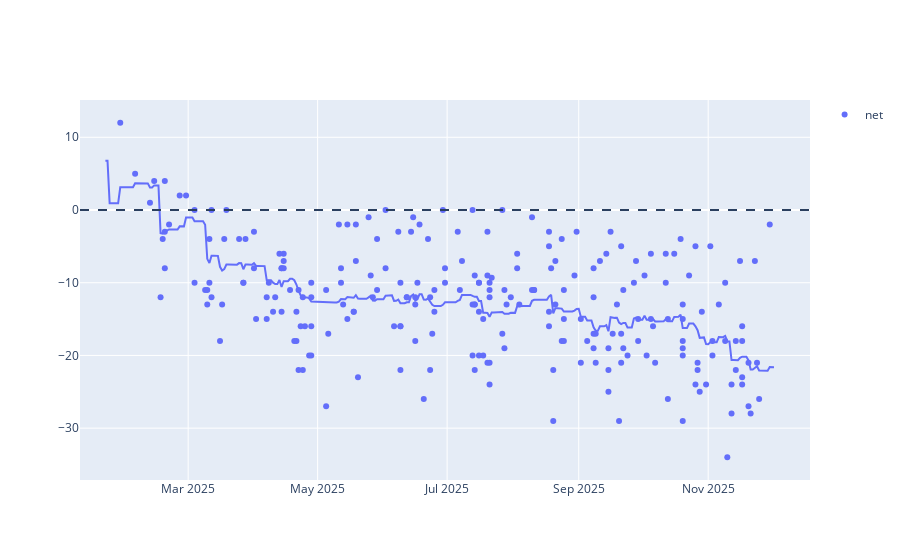

Notebook source saved alongside this figure:
### Code cell
line = px.line(x=approval_avg_econ['Date'], y=approval_avg_econ['approve_mean'] - approval_avg_econ['disapprove_mean'])
scatter = px.scatter(polls_df_econ[polls_df_econ['end_date'] >= pd.to_datetime('2025-01-24')], x='end_date', y=['net'])
fig = go.Figure(data=line.data + scatter.data)
fig.add_hline(y=0, line_dash='dash')
fig.show()

### Figure 1 — Plotly figure (JSON) as saved in the notebook; plotly's stock layout.template omitted (floating-point values rounded to 4 significant figures; data arrays with more than 128 entries replaced by an {"elided": "..."} marker saying what was removed)
{"data": [{"hovertemplate": "x=%{x}<br>y=%{y}<extra></extra>", "legendgroup": "", "line": {"color": "#636efa", "dash": "solid"}, "marker": {"symbol": "circle"}, "mode": "lines", "name": "", "orientation": "v", "showlegend": false, "type": "scatter", "x": {"elided": "316 str values"}, "xaxis": "x", "y": {"elided": "316 float values"}, "yaxis": "y"}, {"hovertemplate": "variable=net<br>end_date=%{x}<br>value=%{y}<extra></extra>", "legendgroup": "net", "marker": {"color": "#636efa", "symbol": "circle"}, "mode": "markers", "name": "net", "orientation": "v", "showlegend": true, "type": "scatter", "x": {"elided": "236 str values"}, "xaxis": "x", "y": {"elided": "236 float values"}, "yaxis": "y"}], "layout": {"shapes": [{"line": {"dash": "dash"}, "type": "line", "x0": 0, "x1": 1, "xref": "x domain", "y0": 0, "y1": 0, "yref": "y"}]}}
